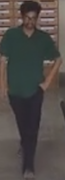
#> input picture InputData/zahid2.png, 65 x 180 px
$ python foreground_extraction.py
#> lines starting #> are read from the running program, lines starting #| are printed output that depends on the picture
import numpy as np
import cv2
from matplotlib import pyplot as plt

img = cv2.imread('../InputData/zahid2.png')
#> img is the input picture: shape (180, 65, 3); mean B, G, R 72.3, 75.4, 80.9
mask = np.zeros(img.shape[:2],np.uint8)

bgdModel = np.zeros((1,65),np.float64)
fgdModel = np.zeros((1,65),np.float64)

rect = (0,0,60,170)
cv2.grabCut(img,mask,rect,bgdModel,fgdModel,5,cv2.GC_INIT_WITH_RECT)

mask2 = np.where((mask==2)|(mask==0),0,1).astype('uint8')
img = img*mask2[:,:,np.newaxis]
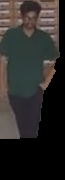
#> img: shape (180, 65, 3); mean B, G, R 41.2, 43, 45.4

plt.imshow(img),plt.colorbar(),plt.show()
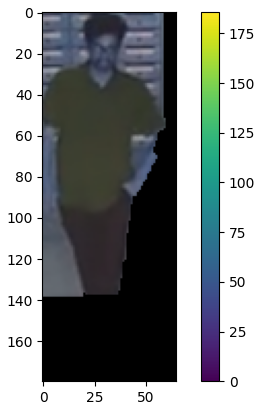
#> figure drawn by matplotlib, 2 panels; B, G, R data is drawn as R, G, B

$ run again, with InputData/zahid1.png copied over InputData/zahid2.png
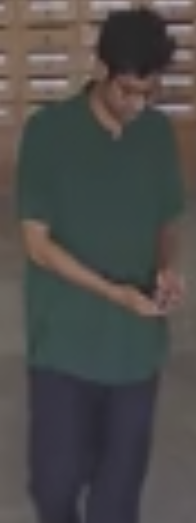
#> input picture InputData/zahid1.png, 196 x 523 px
#> img is the input picture: shape (523, 196, 3); mean B, G, R 74.6, 76.2, 78.4
#> `img = img*mask2[:,:,np.newaxis]`:
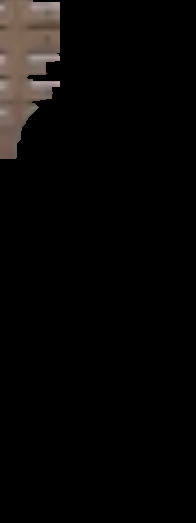
#> img: shape (523, 196, 3); mean B, G, R 6.4, 7.2, 8.5
#> `plt.imshow(img),plt.colorbar(),plt.show()`:
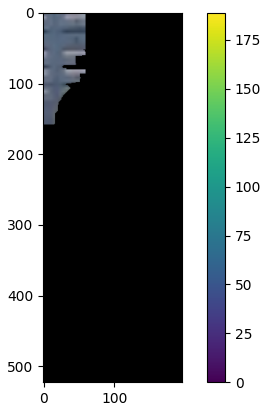
#> figure drawn by matplotlib, 2 panels; B, G, R data is drawn as R, G, B

$ run again, with InputData/crop.png copied over InputData/zahid2.png
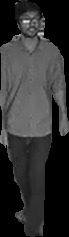
#> input picture InputData/crop.png, 69 x 237 px
#> img is the input picture: shape (237, 69, 3); min 0, max 240, mean 49.2
#> `img = img*mask2[:,:,np.newaxis]`:
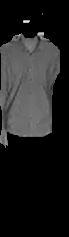
#> img: shape (237, 69, 3); min 0, max 240, mean 33.1
#> `plt.imshow(img),plt.colorbar(),plt.show()`:
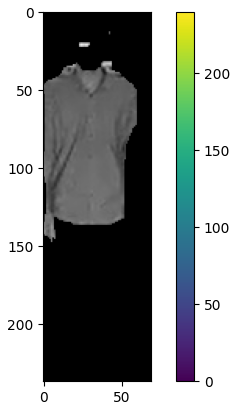
#> figure drawn by matplotlib, 2 panels

$ run again, with InputData/crop2.png copied over InputData/zahid2.png
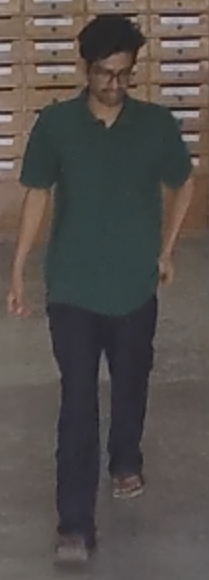
#> input picture InputData/crop2.png, 209 x 580 px
#> img is the input picture: shape (580, 209, 3); mean B, G, R 75.7, 79.1, 84.5
#> `img = img*mask2[:,:,np.newaxis]`:
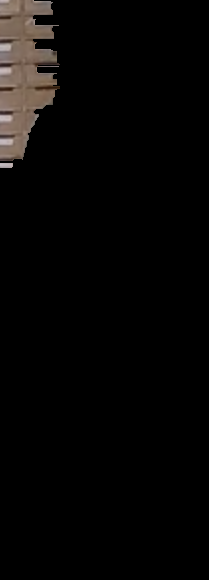
#> img: shape (580, 209, 3); mean B, G, R 5.6, 6.3, 7.4
#> `plt.imshow(img),plt.colorbar(),plt.show()`:
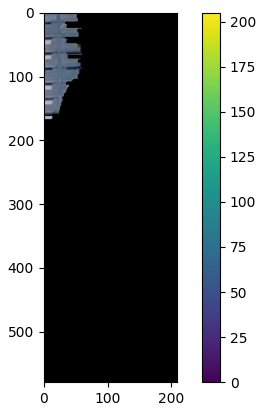
#> figure drawn by matplotlib, 2 panels; B, G, R data is drawn as R, G, B
